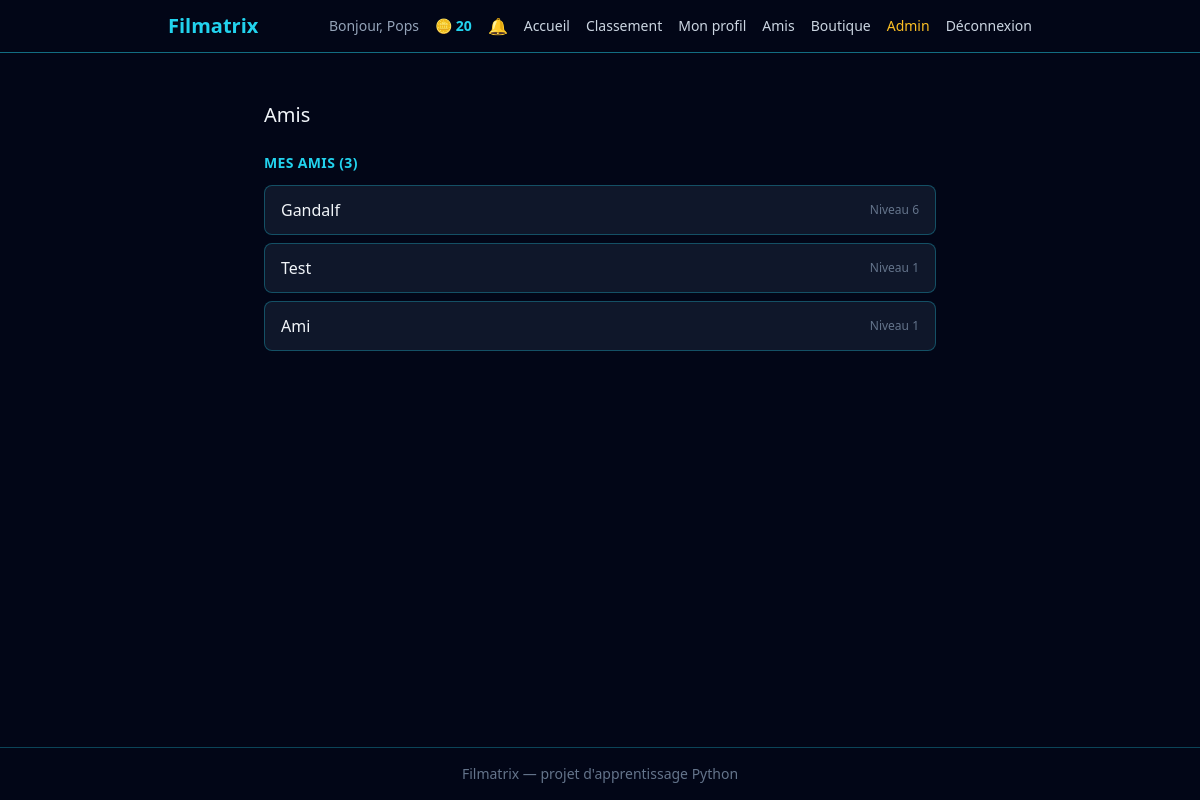
The page /amis (signed in) on the database its author committed.
### src/models.py (models this page shows, shortened)
class User(db.Model, UserMixin):
    __tablename__ = "users"
    id = db.Column(db.Integer, primary_key=True)
    username = db.Column(db.String(50), unique=True, nullable=False)
    email = db.Column(db.String(120), unique=True, nullable=False)
    password_hash = db.Column(db.String(255), nullable=False)
    total_xp = db.Column(db.Integer, nullable=False, default=0)
    coins = db.Column(db.Integer, nullable=False, default=0)
    equipped_title = db.Column(db.String(50), nullable=True)
    is_admin = db.Column(db.Boolean, nullable=False, default=False)
    avatar = db.Column(db.String(10), nullable=True)
    bio = db.Column(db.String(280), nullable=True)

### app.py (the view)
    @app.route("/amis")
    @login_required
    def friends_list() -> str:
        friends = get_friends_list(current_user.id)
        received_requests = [
                friendship
                for friendship in current_user.received_friend_requests
                if friendship.status == "pending"
            ]
        sent_requests = [
                friendship
                for friendship in current_user.sent_friend_requests
                if friendship.status == "pending"
            ]
        return render_template(
                "amis.html",
                friends=friends,
                received_requests=received_requests,
                sent_requests=sent_requests,
            )

### src/friends.py (called while the page is built)
def get_friends_list(user_id: int) -> list:
    accepted = Friendship.query.filter(
            db.and_(
                Friendship.status == "accepted",
                db.or_(
                    Friendship.requester_id == user_id,
                    Friendship.receiver_id == user_id,
                    ),
                )
        ).all()
    friends = []
    for friendship in accepted:
        friend = friendship.receiver if friendship.requester_id == user_id else friendship.requester
        friends.append(friend)
    return friends

### src/notifications.py (called while the page is built)
def get_unread_count(user_id: int) -> int:
    return Notification.query.filter_by(user_id=user_id, is_read=False).count()

### templates/amis.html (shortened to what this page needs)
{% extends "base.html" %}
{% block content %}
<div class="max-w-2xl mx-auto mt-8">
    <h2 class="text-xl mb-6">Amis</h2>
    <div>
        <h3 class="text-sm font-bold text-cyan-400 uppercase tracking-wide mb-3">Mes amis ({{ friends | length }})</h3>
        {% if friends %}
        <div class="flex flex-col gap-2">
            {% for friend in friends %}
            <a href="{{ url_for('public_profile', user_id=friend.id) }}"
               class="flex items-center justify-between bg-slate-900 border border-cyan-400/30 hover:border-cyan-400 rounded-lg px-4 py-3 transition">
                <span>{{ friend.username }}</span>
                <span class="text-slate-500 text-xs">Niveau {{ friend.total_xp // 100 + 1 }}</span>
            </a>
            {% endfor %}
        </div>
        {% else %}
        <p class="text-slate-500">Tu n'as pas encore d'amis. Trouve des joueurs depuis le classement !</p>
        {% endif %}
    </div>
</div>
{% endblock %}

### templates/base.html (shortened to what this page needs)
<!DOCTYPE html>
<html lang="fr">
<head>
    <link rel="stylesheet" href="{{ url_for('static', filename='css/output.css') }}">
</head>
<body class="bg-slate-950 text-slate-100 min-h-screen flex flex-col">
    <header class="border-b border-cyan-400/50">
    <nav class="max-w-4xl mx-auto px-4 py-3">
        <div class="flex items-center justify-between">
            <a href="{{ url_for('home') }}" class="text-xl font-bold text-cyan-400">
                Filmatrix
            </a>
            <div class="flex items-center gap-4">
                {% if current_user.is_authenticated %}
                    <span class="text-slate-400 text-sm">Bonjour, {{ current_user.username }}</span>
                    <span class="text-cyan-400 text-sm font-bold flex items-center gap-1">
                         🪙 {{ current_user.coins }}
                    </span>
                    <div class="relative">
                        <button id="notification-bell" class="relative text-slate-300 hover:text-cyan-400 transition" aria-label="Notifications">
                            🔔
                        </button>
                    </div>
                {% endif %}
                <div class="hidden md:flex items-center gap-4 text-sm">
                    <a href="{{ url_for('home') }}" class="text-slate-300 hover:text-cyan-400 transition">Accueil</a>
                    <a href="{{ url_for('leaderboard') }}" class="text-slate-300 hover:text-cyan-400 transition">Classement</a>
                    {% if current_user.is_authenticated %}
                        <a href="{{ url_for('profile') }}" class="text-slate-300 hover:text-cyan-400 transition">Mon profil</a>
                        <a href="{{ url_for('friends_list') }}" class="text-slate-300 hover:text-cyan-400 transition">Amis</a>
                        <a href="{{ url_for('shop') }}" class="text-slate-300 hover:text-cyan-400 transition">Boutique</a>
                        {% if current_user.is_admin %}
                            <a href="{{ url_for('admin_questions_list') }}" class="text-amber-400 hover:text-amber-300 transition">Admin</a>
                        {% endif %}
                        <a href="{{ url_for('logout') }}" class="text-slate-300 hover:text-cyan-400 transition">Déconnexion</a>
                    {% else %}
                        <a href="{{ url_for('login') }}" class="text-slate-300 hover:text-cyan-400 transition">Connexion</a>
                        <a href="{{ url_for('register') }}" class="bg-cyan-400 hover:bg-cyan-300 text-slate-950 font-bold px-3 py-1.5 rounded-lg transition">Inscription</a>
                    {% endif %}
                </div>
            </div>
        </div>
    </nav>
</header>
    <main class="flex-1 p-4">
        {% block content %}{% endblock %}
    </main>
    <footer class="border-t border-cyan-400/30 text-center text-slate-500 text-sm py-4">
        Filmatrix — projet d'apprentissage Python
    </footer>
</body>
</html>

### rows shown on the page
User: username "Pops", coins "20"
User: username "Gandalf", friend.total_xp//100+1 "6"
User: username "Test", friend.total_xp//100+1 "1"
User: username "Ami", friend.total_xp//100+1 "1"

### other values the page prints
{{ friends | length }} "3"
